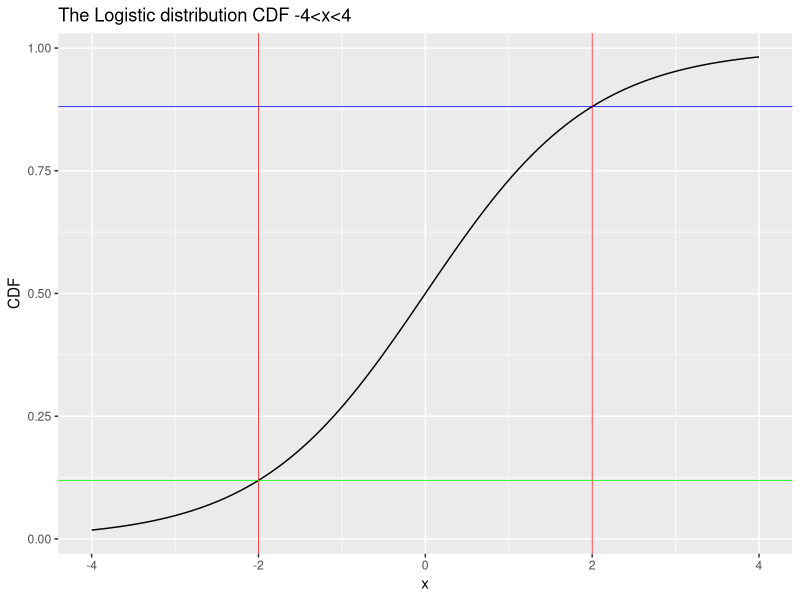
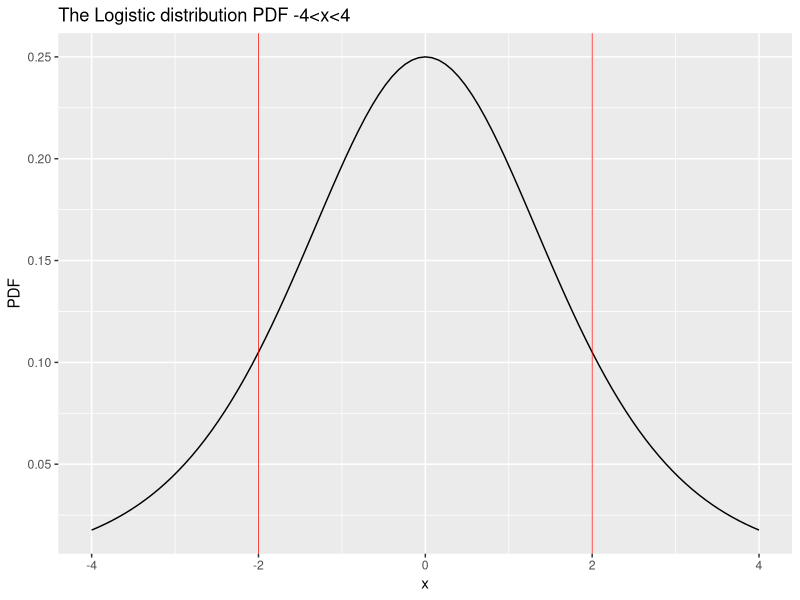

The R source for these figures, in order:
library(dplyr)
library(ggplot2)


CDF_LD <- function(x) {exp(x)/(1+exp(x))}

# Polt CDF 

ggplot(data.frame(x=c(-4, 4)), aes(x)) + 
  stat_function(fun=CDF_LD) + geom_vline(xintercept = 2,color = "red", size=.25) + geom_vline(xintercept = -2, color = "red", size=.25) + labs(y = "CDF") + 
  geom_hline(yintercept = CDF_LD(2), color = "blue", size=.25) + 
  geom_hline(yintercept = CDF_LD(-2), color = "green", size=.25) + labs(title = "The Logistic distribution CDF -4<x<4", y = "CDF")

PDF_LD <- function(x) { y <- exp(x)/((1+exp(x))^2)}

# Plot PDF

ggplot(data.frame(x=c(-4, 4)), aes(x)) + stat_function(fun=PDF_LD) + geom_vline(xintercept = 2, 
                                                                                color = "red", size=.25) + geom_vline(xintercept = -2, 
                                                                                                                      color = "red", size=.25) + labs(title = "The Logistic distribution PDF -4<x<4", y = "PDF")


#Finding Probability Using CDF
prob_by_CFD <- CDF_LD (2) - CDF_LD (-2)

# Finding Probability Using PDF integration method

prob_by_PDF <- (-(1+exp(2))^(-1)+(1+exp(-2))^(-1))

prob_by_CFD
prob_by_PDF


# The difference is:

prob_by_PDF - prob_by_CFD

# Now they are equal (True)

round(prob_by_CFD, 6) == round(prob_by_PDF, 6)


